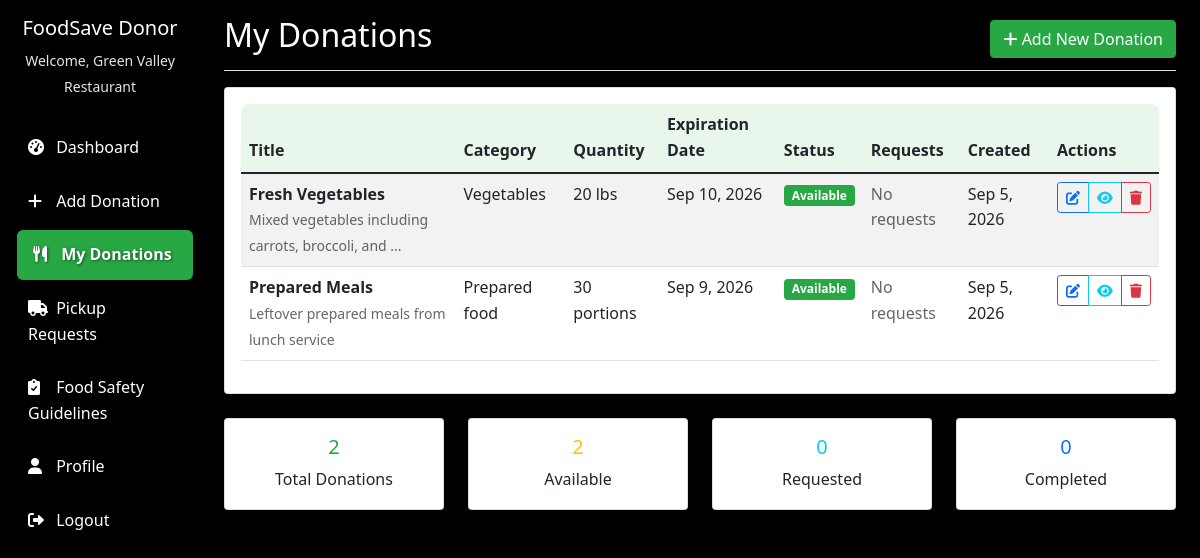
/donor/my_donations.php (signed in), run on the app's committed database.
### tables this page shows
CREATE TABLE food_donations (
    id INT AUTO_INCREMENT PRIMARY KEY,
    donor_id INT NOT NULL,
    title VARCHAR(100) NOT NULL,
    description TEXT,
    category ENUM('vegetables', 'fruits', 'dairy', 'meat', 'grains', 'prepared_food', 'other') NOT NULL,
    quantity VARCHAR(50) NOT NULL,
    expiration_date DATE NOT NULL,
    pickup_address TEXT NOT NULL,
    pickup_city VARCHAR(50) NOT NULL,
    pickup_state VARCHAR(50) NOT NULL,
    pickup_zip VARCHAR(10) NOT NULL,
    status ENUM('available', 'pending', 'requested', 'picked_up', 'completed', 'cancelled', 'expired') DEFAULT 'available',
    created_at TIMESTAMP DEFAULT CURRENT_TIMESTAMP,
    updated_at TIMESTAMP DEFAULT CURRENT_TIMESTAMP ON UPDATE CURRENT_TIMESTAMP,
    FOREIGN KEY (donor_id) REFERENCES users(id) ON DELETE CASCADE
);

### donor/my_donations.php (the view, shortened to what this page needs)
<?php
try {
    $pdo = getDBConnection();
    $donor_id = $_SESSION['user_id'];
    $stmt = $pdo->prepare("
        SELECT fd.*,
               COUNT(pr.id) as request_count,
               COUNT(CASE WHEN pr.status = 'pending' THEN 1 END) as pending_requests
        FROM food_donations fd
        LEFT JOIN pickup_requests pr ON fd.id = pr.donation_id
        WHERE fd.donor_id = ?
        GROUP BY fd.id
        ORDER BY fd.created_at DESC
    ");
    $stmt->execute([$donor_id]);
    $donations = $stmt->fetchAll(PDO::FETCH_ASSOC);
} catch (PDOException $e) {
    $error = 'Database error: ' . $e->getMessage();
}
?>
<!DOCTYPE html>
<html lang="en">
<head>
    <link href="https://cdn.jsdelivr.net/npm/bootstrap@5.1.3/dist/css/bootstrap.min.css" rel="stylesheet">
    <link href="https://cdnjs.cloudflare.com/ajax/libs/font-awesome/6.0.0/css/all.min.css" rel="stylesheet">
    <link href="../assets/css/style.css" rel="stylesheet">
</head>
<body>
    <div class="container-fluid">
        <div class="row">
            <nav class="col-md-3 col-lg-2 d-md-block sidebar collapse">
                <div class="position-sticky pt-3">
                    <div class="text-center mb-4">
                        <h5 class="text-white">FoodSave Donor</h5>
                        <small class="text-muted">Welcome, <?php echo $_SESSION['full_name']; ?></small>
                    </div>
                    <ul class="nav flex-column">
                        <li class="nav-item">
                            <a class="nav-link" href="dashboard.php">
                                <i class="fas fa-tachometer-alt"></i> Dashboard
                            </a>
                        </li>
                        <li class="nav-item">
                            <a class="nav-link" href="add_donation.php">
                                <i class="fas fa-plus"></i> Add Donation
                            </a>
                        </li>
                        <li class="nav-item">
                            <a class="nav-link active" href="my_donations.php">
                                <i class="fas fa-utensils"></i> My Donations
                            </a>
                        </li>
                        <li class="nav-item">
                            <a class="nav-link" href="pickup_requests.php">
                                <i class="fas fa-truck"></i> Pickup Requests
                            </a>
                        </li>
                        <li class="nav-item">
                            <a class="nav-link" href="food_safety.php">
                                <i class="fas fa-clipboard-check"></i> Food Safety Guidelines
                            </a>
                        </li>
                        <li class="nav-item">
                            <a class="nav-link" href="profile.php">
                                <i class="fas fa-user"></i> Profile
                            </a>
                        </li>
                        <li class="nav-item">
                            <a class="nav-link" href="logout.php">
                                <i class="fas fa-sign-out-alt"></i> Logout
                            </a>
                        </li>
                    </ul>
                </div>
            </nav>
            <main class="col-md-9 ms-sm-auto col-lg-10 px-md-4">
                <div class="d-flex justify-content-between flex-wrap flex-md-nowrap align-items-center pt-3 pb-2 mb-3 border-bottom">
                    <h1 class="h2" style="color:white; text-shadow: 2px 2px 4px #000;">My Donations</h1>
                    <a href="add_donation.php" class="btn btn-success">
                        <i class="fas fa-plus"></i> Add New Donation
                    </a>
                </div>
                <div class="card">
                    <div class="card-body">
                        <div class="table-responsive">
                            <table class="table table-striped">
                                <thead>
                                    <tr>
                                        <th>Title</th>
                                        <th>Category</th>
                                        <th>Quantity</th>
                                        <th>Expiration Date</th>
                                        <th>Status</th>
                                        <th>Requests</th>
                                        <th>Created</th>
                                        <th>Actions</th>
                                    </tr>
                                </thead>
                                <tbody>
                                    <?php if (empty($donations)): ?>
                                    <tr>
                                        <td colspan="8" class="text-center text-muted">No donations found. <a href="add_donation.php">Add your first donation</a></td>
                                    </tr>
                                    <?php else: ?>
                                        <?php foreach ($donations as $donation): ?>
                                        <tr>
                                            <td>
                                                <strong><?php echo htmlspecialchars($donation['title']); ?></strong>
                                                <?php if ($donation['description']): ?>
                                                    <br><small class="text-muted"><?php echo htmlspecialchars(substr($donation['description'], 0, 50)) . (strlen($donation['description']) > 50 ? '...' : ''); ?></small>
                                                <?php endif; ?>
                                            </td>
                                            <td><?php echo ucfirst(str_replace('_', ' ', $donation['category'])); ?></td>
                                            <td><?php echo htmlspecialchars($donation['quantity']); ?></td>
                                            <td>
                                                <?php
                                                $exp_date = strtotime($donation['expiration_date']);
                                                $class = '';
                                                ?>
                                                <span class="<?php echo $class; ?>">
                                                    <?php echo date('M j, Y', $exp_date); ?>
                                                </span>
                                            </td>
                                            <td>
                                                <span class="badge status-<?php echo $donation['status']; ?>">
                                                    <?php echo ucfirst(str_replace('_', ' ', $donation['status'])); ?>
                                                </span>
                                            </td>
                                            <td>
                                                <?php if ($donation['request_count'] > 0): ?>
                                                    <span class="badge bg-info"><?php echo $donation['request_count']; ?> total</span>
                                                    <?php if ($donation['pending_requests'] > 0): ?>
                                                        <br><span class="badge bg-warning"><?php echo $donation['pending_requests']; ?> pending</span>
                                                    <?php endif; ?>
                                                <?php else: ?>
                                                    <span class="text-muted">No requests</span>
                                                <?php endif; ?>
                                            </td>
                                            <td><?php echo date('M j, Y', strtotime($donation['created_at'])); ?></td>
                                            <td>
                                                <div class="btn-group btn-group-sm" role="group">
                                                    <a href="edit_donation.php?id=<?php echo $donation['id']; ?>" class="btn btn-outline-primary" title="Edit">
                                                        <i class="fas fa-edit"></i>
                                                    </a>
                                                    <a href="view_donation.php?id=<?php echo $donation['id']; ?>" class="btn btn-outline-info" title="View Details">
                                                        <i class="fas fa-eye"></i>
                                                    </a>
                                                    <?php if ($donation['status'] === 'available'): ?>
                                                    <a href="?delete=<?php echo $donation['id']; ?>" class="btn btn-outline-danger" title="Delete"
                                                       onclick="return confirm('Are you sure you want to delete this donation?')">
                                                        <i class="fas fa-trash"></i>
                                                    </a>
                                                    <?php endif; ?>
                                                </div>
                                            </td>
                                        </tr>
                                        <?php endforeach; ?>
                                    <?php endif; ?>
                                </tbody>
                            </table>
                        </div>
                    </div>
                </div>
                <div class="row mt-4">
                    <div class="col-md-3">
                        <div class="card text-center">
                            <div class="card-body">
                                <h5 class="card-title text-success"><?php echo count($donations); ?></h5>
                                <p class="card-text">Total Donations</p>
                            </div>
                        </div>
                    </div>
                    <div class="col-md-3">
                        <div class="card text-center">
                            <div class="card-body">
                                <h5 class="card-title text-warning">
                                    <?php echo count(array_filter($donations, function($d) { return $d['status'] === 'available'; })); ?>
                                </h5>
                                <p class="card-text">Available</p>
                            </div>
                        </div>
                    </div>
                    <div class="col-md-3">
                        <div class="card text-center">
                            <div class="card-body">
                                <h5 class="card-title text-info">
                                    <?php echo count(array_filter($donations, function($d) { return $d['status'] === 'requested'; })); ?>
                                </h5>
                                <p class="card-text">Requested</p>
                            </div>
                        </div>
                    </div>
                    <div class="col-md-3">
                        <div class="card text-center">
                            <div class="card-body">
                                <h5 class="card-title text-primary">
                                    <?php echo count(array_filter($donations, function($d) { return $d['status'] === 'picked_up'; })); ?>
                                </h5>
                                <p class="card-text">Completed</p>
                            </div>
                        </div>
                    </div>
                </div>
            </main>
        </div>
    </div>
</body>
</html>

### assets/css/style.css (style rules this page uses)
:root { --primary-color: #28a745; --secondary-color: #6c757d; --success-color: #28a745; --danger-color: #dc3545; --warning-color: #ffc107; --info-color: #17a2b8; --light-color: #f8f9fa; --dark-color: #343a40; }
html { height: 100%; width: 100%; margin: 0; padding: 0; }
body { margin: 0; padding: 0; min-height: 100vh; width: 100%; font-family: 'Segoe UI', Tahoma, Geneva, Verdana, sans-serif; line-height: 1.6; position: relative; background-color: #000; overflow-x: hidden; color: #f8f9fa; }
body::before { content: ''; position: fixed; top: 0; left: 0; right: 0; bottom: 0; background-image: url('https://hospitalityinsights.ehl.edu/hubfs/Blog-EHL-Insights/Blog-Header-EHL-Insights/AdobeStock_264542845.jpeg'); background-position: center center; background-repeat: no-repeat; background-attachment: fixed; -webkit-background-size: cover; -moz-background-size: cover; -ms-background-size: cover; -o-background-size: cover; background-size: cover; z-index: -2; -webkit-filter: blur(3px); -moz-filter: blur(3px); -o-filter: blur(3px); -ms-filter: blur(3px); filter: blur(3px); transform: scale(1.1); }
body::after { content: ''; position: fixed; top: 0; left: 0; right: 0; bottom: 0; background: linear-gradient( to bottom, rgba(0, 0, 0, 0.7) 0%, rgba(0, 0, 0, 0.6) 50%, rgba(0, 0, 0, 0.7) 100% ); z-index: -1; pointer-events: none; }
.container, .navbar, main, section, .card { position: relative; z-index: 1; }
main { color: inherit; }
main h1, main h2, main h3, main h4, main h5, main h6 { color: #ffffff; }
main .card h1, main .card h2, main .card h3, main .card h4, main .card h5, main .card h6, main .modal-content h1, main .modal-content h2, main .modal-content h3, main .modal-content h4, main .modal-content h5, main .modal-content h6 { color: #212529; }
main .card .table thead th { background-color: rgba(40, 167, 69, 0.1); color: #212529; }
main .card .table tbody td, main .card .table tbody th { color: #212529; }
main .text-muted { color: rgba(255, 255, 255, 0.7) !important; }
* { -webkit-font-smoothing: antialiased; -moz-osx-font-smoothing: grayscale; }
.card, .modal-content, .offcanvas { color: #212529; }
.btn-success { background-color: var(--primary-color); border-color: var(--primary-color); }
.text-success { color: var(--primary-color) !important; }
main .card .text-muted, .modal-content .text-muted, .offcanvas .text-muted { color: rgba(0, 0, 0, 0.6) !important; }
.table-responsive { border-radius: 0.5rem; overflow-x: auto; }
.status-available { background-color: var(--success-color); }
.sidebar { min-height: 100vh; background-color: rgba(0, 0, 0, 0.7); backdrop-filter: blur(10px); -webkit-backdrop-filter: blur(10px); }
.sidebar small.text-muted { color: #ffffff !important; opacity: 0.9; }
.sidebar .text-center.mb-4 h5, .sidebar .text-center.mb-4 small { color: #ffffff !important; text-shadow: 1px 1px 3px rgba(0, 0, 0, 0.5); }
.sidebar .nav-link { color: #ffffff !important; padding: 0.75rem 1rem; border-radius: 0.375rem; margin-bottom: 0.25rem; text-shadow: 1px 1px 3px rgba(0, 0, 0, 0.5); transition: all 0.3s ease; font-weight: 500; }
.sidebar .nav-link:hover, .sidebar .nav-link.active { color: #ffffff !important; background-color: var(--primary-color); transform: translateX(5px); font-weight: 600; }
.sidebar .nav-link i { margin-right: 0.5rem; width: 1rem; color: #ffffff; }
.text-muted { color: rgba(255, 255, 255, 0.7) !important; }

### data on the page
food_donations: title "Fresh Vegetables", description "Mixed vegetables including carrots, broccoli, and", category "Vegetables", quantity "20 lbs", expiration_date "Sep 10, 2026", status "Available", created_at "Sep 5, 2026"
food_donations: title "Prepared Meals", description "Leftover prepared meals from lunch service", category "Prepared food", quantity "30 portions", expiration_date "Sep 9, 2026", status "Available", created_at "Sep 5, 2026"

### other printed values
$_SESSION['full_name'] "Green Valley Restaurant"
count($donations) "2"
